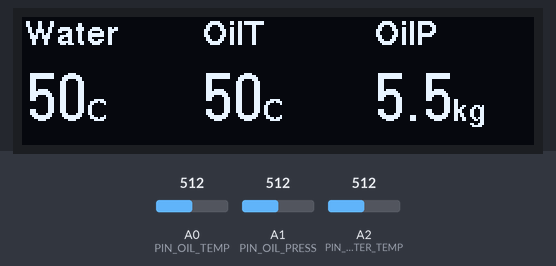
Simulated run of this sketch. Board: Arduino Uno, built with avr-gcc and run on an emulated ATmega328P. Parts: 256×64 one-colour display. The inputs (shaded band) are chosen by the test bench; at power-on: A0 (PIN_OIL_TEMP) = 512, A1 (PIN_OIL_PRESS) = 512, A2 (PIN_WATER_TEMP) = 512. What the sketch prints to the serial monitor is not drawn.

Above: at 1.4 s.
1.5 s: A0 (PIN_OIL_TEMP) set to 716
At 4.1 s:
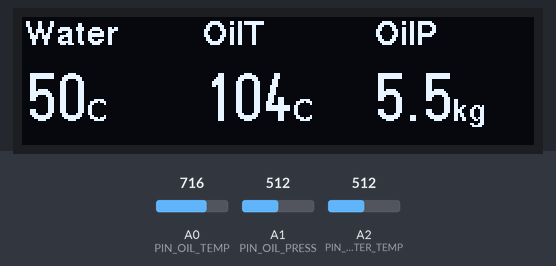
4.4 s: A1 (PIN_OIL_PRESS) set to 716
At 6.0 s:
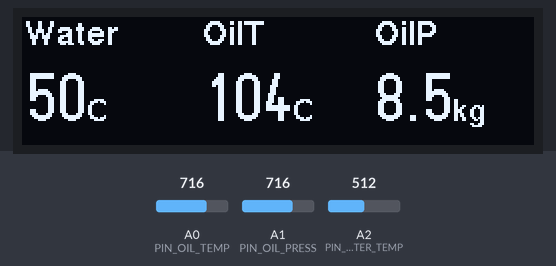
6.7 s: A2 (PIN_WATER_TEMP) set to 716
At 8.3 s:
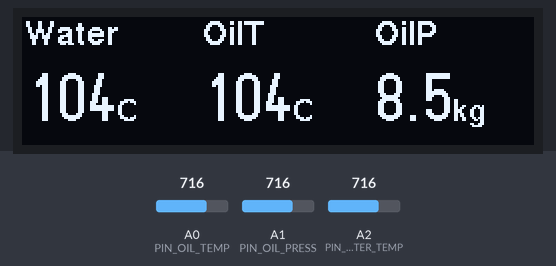
9.1 s: A0 (PIN_OIL_TEMP) set to 900
At 11.2 s:
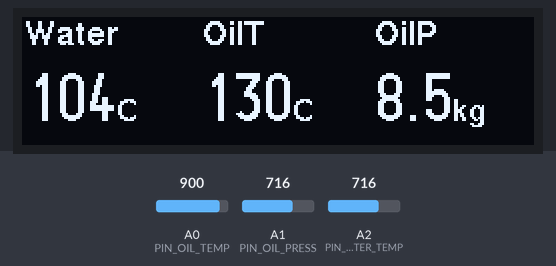
11.5 s: A1 (PIN_OIL_PRESS) set to 900
At 13.7 s:
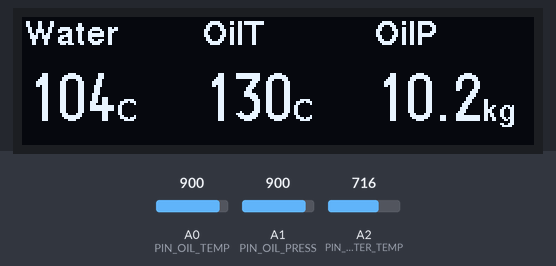
14.0 s: A2 (PIN_WATER_TEMP) set to 900
At 15.4 s:
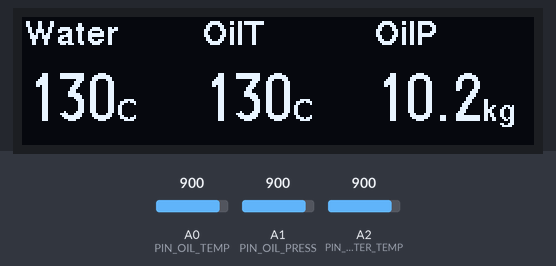
Timing chart, 0 to 17.0 s (numbered marks = the images above; inputs shaded):
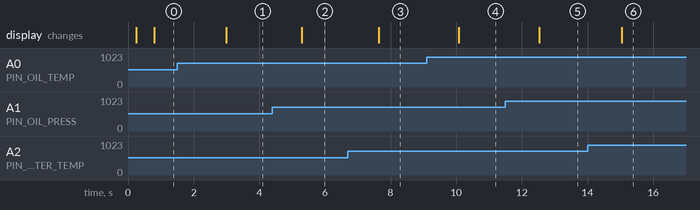

Measured:
- after the input at 1.5 s, the display: changes after 1.5 s (image 1)
- after the input at 4.4 s, the display: changes after 0.89 s (image 2)
- after the input at 6.7 s, the display: changes after 0.94 s (image 3)
- after the input at 9.1 s, the display: changes after 0.98 s (image 4)
- after the input at 11.5 s, the display: changes after 1.0 s (image 5)
- after the input at 14.0 s, the display: changes after 1.0 s (image 6)

The sketch:

OilWaterGauge.ino
```cpp
#include <Arduino.h>
#include <U8g2lib.h>

// OLED: ZJY270S0700XG31 — SW SPI + ZJY remap
// CS=D9, RST=D6, SCL=D5, DC=D4, SDA=D3
// Analog: A0=oil temp, A1=oil pressure, A2=water temp
constexpr uint8_t PIN_OLED_CS = 9;
constexpr uint8_t PIN_OLED_RST = 6;
constexpr uint8_t PIN_OLED_SCL = 5;
constexpr uint8_t PIN_OLED_DC = 4;
constexpr uint8_t PIN_OLED_SDA = 3;

constexpr uint8_t PIN_OIL_TEMP = A0;
constexpr uint8_t PIN_OIL_PRESS = A1;
constexpr uint8_t PIN_WATER_TEMP = A2;

constexpr int ADC_MAX = 1023;
// Internal 1.1 V bandgap vs AVCC. Tune if Serial Vcc disagrees with a DMM on 5V.
constexpr float BANDGAP_VOLTS = 1.1f;
constexpr float ADC_VREF_FALLBACK = 5.0f;

// Sensor linear output is 0.6..4.1V -> 0..1000 kPa, then convert to kg/cm^2.
constexpr float OIL_P_V0 = 0.600f;
constexpr float OIL_P_V1 = 4.100f;
constexpr float OIL_P_KPA0 = 0.0f;
constexpr float OIL_P_KPA1 = 1000.0f;
constexpr float KPA_PER_KGCM2 = 98.0665f;

constexpr uint8_t TEMP_POINTS = 16;
const float TEMP_V[TEMP_POINTS] PROGMEM = {
    1.30f, 1.47f, 1.65f, 1.83f, 2.00f, 2.17f, 2.34f, 2.51f,
    2.69f, 2.88f, 3.06f, 3.24f, 3.42f, 3.61f, 3.80f, 4.00f};
const float TEMP_C[TEMP_POINTS] PROGMEM = {
    -20.0f, -10.0f, 0.0f, 10.0f, 20.0f, 30.0f, 40.0f, 50.0f,
    60.0f, 70.0f, 80.0f, 90.0f, 100.0f, 110.0f, 120.0f, 130.0f};

U8G2_SSD1322_ZJY_256X64_1_4W_SW_SPI u8g2(
    U8G2_R0,
    PIN_OLED_SCL,
    PIN_OLED_SDA,
    PIN_OLED_CS,
    PIN_OLED_DC,
    PIN_OLED_RST);

struct SensorReading {
  float oil_temp_c;
  float water_temp_c;
  float oil_press_kgcm2;
  float oil_temp_v;
  float water_temp_v;
  float oil_press_v;
  float avcc_v;
  int oil_temp_raw;
  int water_temp_raw;
  int oil_press_raw;
};

// Discard first sample after mux switch, then average.
static int readAdcStable(uint8_t pin) {
  analogRead(pin);
  delayMicroseconds(50);
  long sum = 0;
  for (uint8_t i = 0; i < 4; ++i) {
    sum += analogRead(pin);
  }
  return static_cast<int>(sum / 4);
}

// Measure AVCC from the 1.1 V bandgap. DEFAULT analogReference tracks AVCC,
// so a hardcoded 5.0 V makes temps read high when USB/regulator sag.
static float readAvccVolts() {
  const uint8_t old_mux = ADMUX;
  ADMUX = (1 << REFS0) | (1 << MUX3) | (1 << MUX2) | (1 << MUX1);
  delayMicroseconds(250);
  ADCSRA |= (1 << ADSC);
  while (ADCSRA & (1 << ADSC)) {
  }
  ADCSRA |= (1 << ADSC);
  while (ADCSRA & (1 << ADSC)) {
  }
  const uint16_t raw = ADC;
  ADMUX = old_mux;
  if (raw < 16) {
    return ADC_VREF_FALLBACK;
  }
  return (BANDGAP_VOLTS * static_cast<float>(ADC_MAX)) / raw;
}

static float readVoltage(uint8_t pin, float vref, int* raw_out = nullptr) {
  const int raw = readAdcStable(pin);
  if (raw_out != nullptr) {
    *raw_out = raw;
  }
  return (raw * vref) / ADC_MAX;
}

static float oilPressureKpaFromVolt(float v) {
  if (v <= OIL_P_V0) {
    return OIL_P_KPA0;
  }
  if (v >= OIL_P_V1) {
    return OIL_P_KPA1;
  }
  return OIL_P_KPA0 +
         (v - OIL_P_V0) * (OIL_P_KPA1 - OIL_P_KPA0) / (OIL_P_V1 - OIL_P_V0);
}

static float tempFromVolt(float v) {
  const float v0 = pgm_read_float(&TEMP_V[0]);
  const float c0 = pgm_read_float(&TEMP_C[0]);
  const float vN = pgm_read_float(&TEMP_V[TEMP_POINTS - 1]);
  const float cN = pgm_read_float(&TEMP_C[TEMP_POINTS - 1]);

  if (v <= v0) {
    return c0;
  }
  if (v >= vN) {
    return cN;
  }

  for (uint8_t i = 0; i < TEMP_POINTS - 1; ++i) {
    const float va = pgm_read_float(&TEMP_V[i]);
    const float vb = pgm_read_float(&TEMP_V[i + 1]);
    if (v >= va && v <= vb) {
      const float ca = pgm_read_float(&TEMP_C[i]);
      const float cb = pgm_read_float(&TEMP_C[i + 1]);
      return ca + (v - va) * (cb - ca) / (vb - va);
    }
  }
  return cN;
}

static void drawBootScreen() {
  u8g2.firstPage();
  do {
    u8g2.setFont(u8g2_font_helvB14_tr);
    u8g2.drawStr(8, 40, "Oil / Water");
  } while (u8g2.nextPage());
}

static void drawSensorCell(uint8_t x, const __FlashStringHelper* label, float value,
                           uint8_t decimals, const __FlashStringHelper* unit) {
  u8g2.setFont(u8g2_font_helvB12_tr);
  u8g2.setCursor(x, 14);
  u8g2.print(label);

  u8g2.setFont(u8g2_font_logisoso24_tr);
  u8g2.setCursor(x, 52);
  u8g2.print(value, decimals);
  u8g2.setFont(u8g2_font_helvB10_tr);
  u8g2.print(unit);
}

static void drawSensors(const SensorReading& s) {
  u8g2.firstPage();
  do {
    drawSensorCell(2, F("Water"), s.water_temp_c, 0, F("C"));
    drawSensorCell(90, F("OilT"), s.oil_temp_c, 0, F("C"));
    // Compact unit on screen; value is kg/cm^2
    drawSensorCell(176, F("OilP"), s.oil_press_kgcm2, 1, F("kg"));
  } while (u8g2.nextPage());
}

// Timer1 CTC @ 16MHz / 256 -> 0.5 s base tick (OCR1A = 31249)
// Oil pressure: every tick (0.5 s). Temps: every 4 ticks (2.0 s).
volatile bool g_update_due = false;

ISR(TIMER1_COMPA_vect) {
  g_update_due = true;
}

static void startUpdateTimer() {
  noInterrupts();
  TCCR1A = 0;
  TCCR1B = 0;
  TCNT1 = 0;
  OCR1A = 31249;
  TCCR1B |= (1 << WGM12);  // CTC
  TCCR1B |= (1 << CS12);   // clk/256
  TIMSK1 |= (1 << OCIE1A); // compare A interrupt
  interrupts();
}

void setup() {
  Serial.begin(115200);
  analogReference(DEFAULT);

  u8g2.begin();
  u8g2.setContrast(0x7F);
  drawBootScreen();

  startUpdateTimer();
  g_update_due = true;  // first draw immediately

  Serial.println(F("sensors: A0=oilT A1=oilP A2=waterT Vcc=bandgap oilP=0.5s temps=2s"));
}

void loop() {
  static SensorReading s = {};
  static uint8_t tick = 0;

  if (!g_update_due) {
    return;
  }
  g_update_due = false;

  // Always refresh oil pressure (0.5 s).
  s.avcc_v = readAvccVolts();
  analogRead(PIN_OIL_PRESS);  // settle mux after bandgap
  s.oil_press_v = readVoltage(PIN_OIL_PRESS, s.avcc_v, &s.oil_press_raw);
  s.oil_press_kgcm2 = oilPressureKpaFromVolt(s.oil_press_v) / KPA_PER_KGCM2;

  // Temps every 2.0 s (every 4th tick), including the first frame.
  if ((tick % 4) == 0) {
    s.oil_temp_v = readVoltage(PIN_OIL_TEMP, s.avcc_v, &s.oil_temp_raw);
    s.water_temp_v = readVoltage(PIN_WATER_TEMP, s.avcc_v, &s.water_temp_raw);
    s.oil_temp_c = tempFromVolt(s.oil_temp_v);
    s.water_temp_c = tempFromVolt(s.water_temp_v);
  }
  ++tick;

  drawSensors(s);

  Serial.print(F("W="));
  Serial.print(s.water_temp_c, 0);
  Serial.print(F("C("));
  Serial.print(s.water_temp_v, 2);
  Serial.print(F("V) OilT="));
  Serial.print(s.oil_temp_c, 0);
  Serial.print(F("C("));
  Serial.print(s.oil_temp_v, 2);
  Serial.print(F("V) OilP="));
  Serial.print(s.oil_press_kgcm2, 1);
  Serial.print(F("kg("));
  Serial.print(s.oil_press_v, 2);
  Serial.print(F("V) Vcc="));
  Serial.print(s.avcc_v, 3);
  Serial.print(F("V raw="));
  Serial.print(s.water_temp_raw);
  Serial.print(',');
  Serial.print(s.oil_temp_raw);
  Serial.print(',');
  Serial.println(s.oil_press_raw);
}
```
